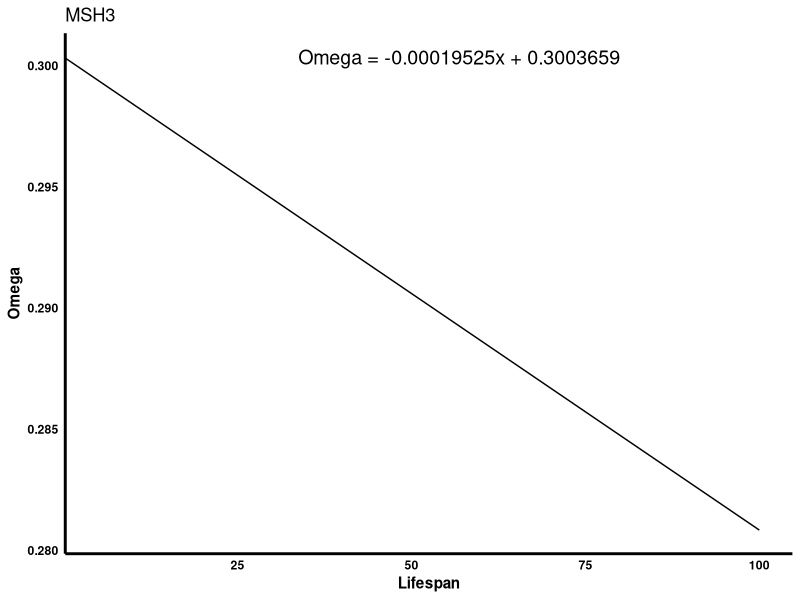
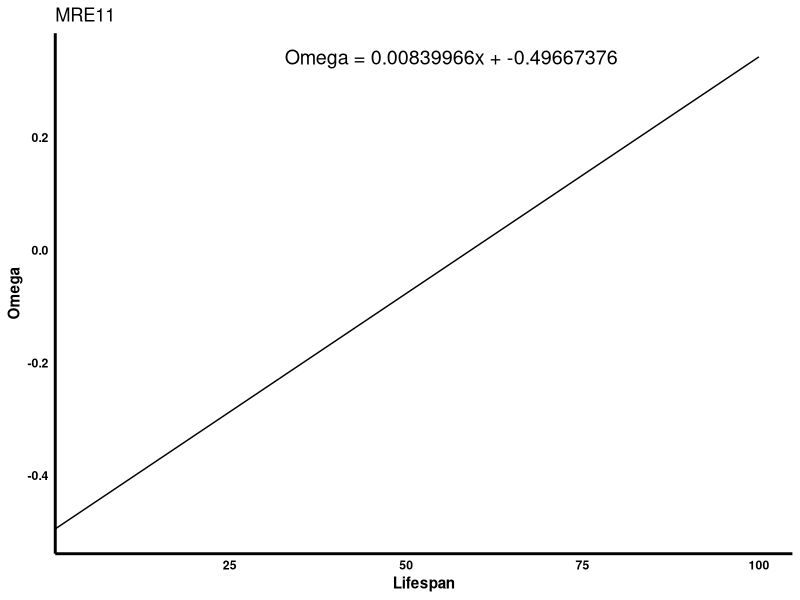

These figures' R source, in order:
## ---- chunk 1
library(ggplot2)

#Define the slope and y-intercept
slope = -0.000195254105025325
y_intercept = 0.300365904239319

#Create a data frame with x values and corresponding y values
df = data.frame(x = seq(0, 100, by = 0.1))
df$y = slope * df$x + y_intercept

#Equation as text
equation_text = paste0("Omega = ", round(slope, 8), "x + ", round(y_intercept, 8))

#Plot the line using ggplot2
ggplot(df, aes(x = x, y = y)) +
  geom_line(color = "black") +
  labs(title = "MSH3",
       x = "Lifespan",
       y = "Omega") +
  theme_minimal() +
  theme(
    panel.grid.major = element_blank(),
    panel.grid.minor = element_blank(),
    axis.text = element_text(face = "bold", color = "black"),
    axis.title = element_text(face = "bold", color = "black"),
    axis.line = element_line(linewidth = 1, color = "black")
  ) +
  coord_cartesian(xlim = c(5, 100), ylim = c(min(df$y), max(df$y))) +
  annotate("text", x = 80, y = max(df$y), label = equation_text, size = 5, color = "black", hjust = 1)

## ---- chunk 2

library(ggplot2)

#Define the slope and y-intercept
slope = 0.00839966225769784
y_intercept = -0.496673759298492

#Create a data frame with x values and corresponding y values
df = data.frame(x = seq(0, 100, by = 0.1))
df$y = slope * df$x + y_intercept

#Equation as text
equation_text = paste0("Omega = ", round(slope, 8), "x + ", round(y_intercept, 8))

#Plot the line using ggplot2
ggplot(df, aes(x = x, y = y)) +
  geom_line(color = "black") +
  labs(title = "MRE11",
       x = "Lifespan",
       y = "Omega") +
  theme_minimal() +
  theme(
    panel.grid.major = element_blank(),
    panel.grid.minor = element_blank(),
    axis.text = element_text(face = "bold", color = "black"),
    axis.title = element_text(face = "bold", color = "black"),
    axis.line = element_line(linewidth = 1, color = "black")
  ) +
  coord_cartesian(xlim = c(5, 100), ylim = c(min(df$y), max(df$y))) +
  annotate("text", x = 80, y = max(df$y), label = equation_text, size = 5, color = "black", hjust = 1)

